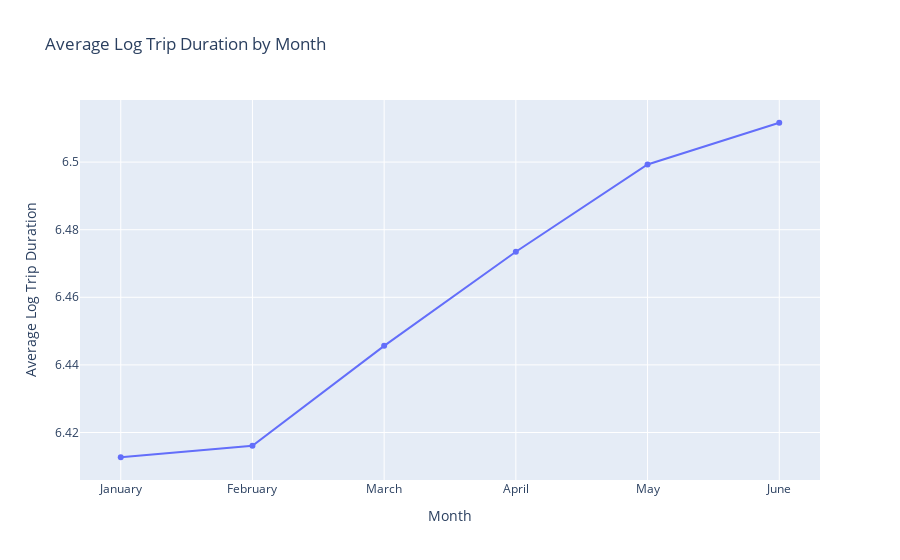

The notebook cell this image was saved under:
### Code cell
fig = px.line(monthly_avg, x='month', y='log_trip_duration', markers=True,
              labels={'log_trip_duration': 'Average Log Trip Duration', 'month': 'Month'},
              title='Average Log Trip Duration by Month')

fig.update_layout(xaxis=dict(tickmode='array', tickvals=list(range(1, 13)), ticktext=[
    'January', 'February', 'March', 'April', 'May', 'June', 'July', 'August', 'September', 'October', 'November', 'December']))

fig.show()

### Figure 1 — Plotly figure (JSON) as saved in the notebook; plotly's stock layout.template omitted (floating-point values rounded to 4 significant figures)
{"data": [{"hovertemplate": "Month=%{x}<br>Average Log Trip Duration=%{y}<extra></extra>", "legendgroup": "", "line": {"color": "#636efa", "dash": "solid"}, "marker": {"symbol": "circle"}, "mode": "lines+markers", "name": "", "orientation": "v", "showlegend": false, "type": "scatter", "x": [1, 2, 3, 4, 5, 6], "xaxis": "x", "y": [6.413, 6.416, 6.446, 6.473, 6.499, 6.512], "yaxis": "y"}], "layout": {"legend": {"tracegroupgap": 0}, "title": {"text": "Average Log Trip Duration by Month"}, "xaxis": {"anchor": "y", "domain": [0, 1], "tickmode": "array", "ticktext": ["January", "February", "March", "April", "May", "June", "July", "August", "September", "October", "November", "December"], "tickvals": [1, 2, 3, 4, 5, 6, 7, 8, 9, 10, 11, 12], "title": {"text": "Month"}}, "yaxis": {"anchor": "x", "domain": [0, 1], "title": {"text": "Average Log Trip Duration"}}}}
